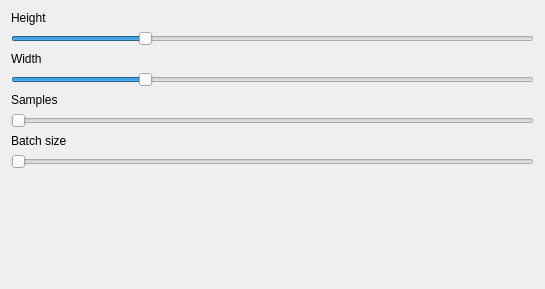
<?xml version="1.0" encoding="UTF-8"?>
<ui version="4.0">
 <class>txt2img</class>
 <widget class="QWidget" name="txt2img">
  <property name="geometry">
   <rect>
    <x>0</x>
    <y>0</y>
    <width>545</width>
    <height>289</height>
   </rect>
  </property>
  <property name="windowTitle">
   <string>Form</string>
  </property>
  <layout class="QGridLayout" name="gridLayout">
   <item row="0" column="0">
    <widget class="QLabel" name="label_4">
     <property name="text">
      <string>Height</string>
     </property>
    </widget>
   </item>
   <item row="7" column="0">
    <widget class="QSlider" name="horizontalSlider_4">
     <property name="maximum">
      <number>200</number>
     </property>
     <property name="orientation">
      <enum>Qt::Horizontal</enum>
     </property>
    </widget>
   </item>
   <item row="2" column="0">
    <widget class="QLabel" name="label_3">
     <property name="text">
      <string>Width</string>
     </property>
    </widget>
   </item>
   <item row="5" column="0">
    <widget class="QSlider" name="horizontalSlider_3">
     <property name="maximum">
      <number>2000</number>
     </property>
     <property name="orientation">
      <enum>Qt::Horizontal</enum>
     </property>
    </widget>
   </item>
   <item row="1" column="0">
    <widget class="QSlider" name="horizontalSlider">
     <property name="maximum">
      <number>2048</number>
     </property>
     <property name="singleStep">
      <number>64</number>
     </property>
     <property name="pageStep">
      <number>64</number>
     </property>
     <property name="value">
      <number>512</number>
     </property>
     <property name="orientation">
      <enum>Qt::Horizontal</enum>
     </property>
    </widget>
   </item>
   <item row="3" column="0">
    <widget class="QSlider" name="horizontalSlider_2">
     <property name="maximum">
      <number>2048</number>
     </property>
     <property name="singleStep">
      <number>64</number>
     </property>
     <property name="pageStep">
      <number>64</number>
     </property>
     <property name="value">
      <number>512</number>
     </property>
     <property name="orientation">
      <enum>Qt::Horizontal</enum>
     </property>
    </widget>
   </item>
   <item row="6" column="0">
    <widget class="QLabel" name="label">
     <property name="text">
      <string>Batch size</string>
     </property>
    </widget>
   </item>
   <item row="4" column="0">
    <widget class="QLabel" name="label_2">
     <property name="text">
      <string>Samples</string>
     </property>
    </widget>
   </item>
   <item row="8" column="0">
    <spacer name="verticalSpacer">
     <property name="orientation">
      <enum>Qt::Vertical</enum>
     </property>
     <property name="sizeHint" stdset="0">
      <size>
       <width>20</width>
       <height>40</height>
      </size>
     </property>
    </spacer>
   </item>
  </layout>
 </widget>
 <resources/>
 <connections/>
</ui>
